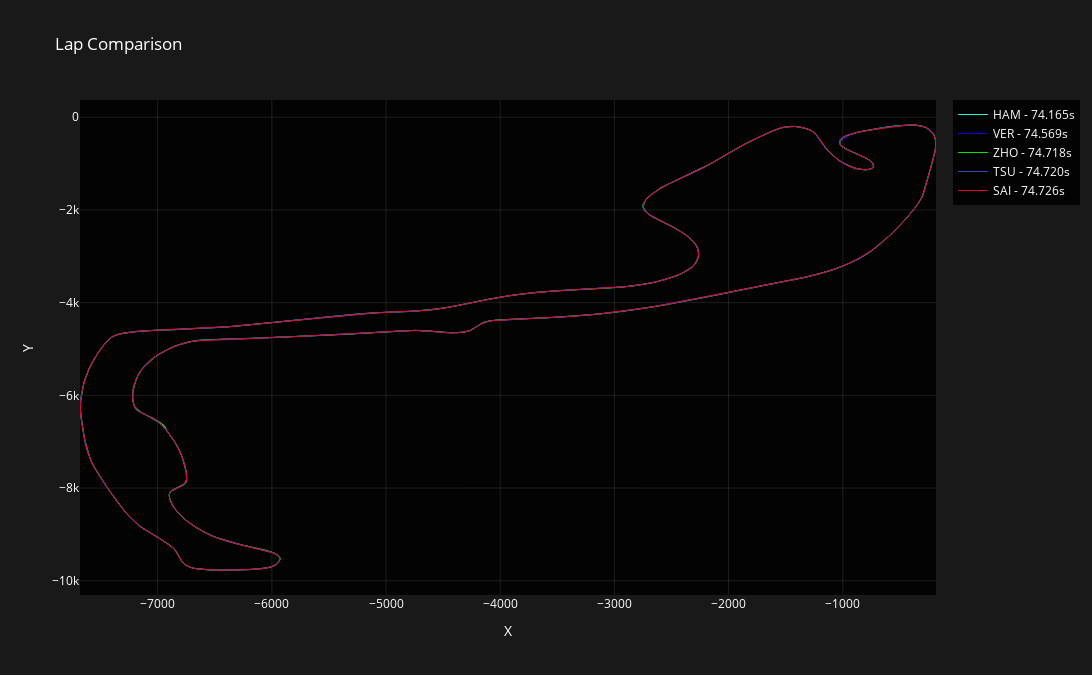

The notebook cell this image was saved under:
### Code cell
import fastf1.plotting as ff1plt
def plot_laps(laps, session):
    fig = go.Figure()

    for i, lap in laps.iterrows():
        driver_color = ff1plt.get_driver_color(lap["Driver"], session)
        
        # Plot the lap line
        fig.add_trace(go.Scatter(
            x=lap.telemetry['X'],
            y=lap.telemetry['Y'],
            mode='lines',
            line=dict(color=driver_color, width=1),
            name=f"{lap['Driver']} - {lap['LapTime'].total_seconds():.3f}s"
        ))
        
        # Plot off-track points
        off_track = lap.telemetry[lap.telemetry['Status'] == 'OffTrack']
        if not off_track.empty:
            fig.add_trace(go.Scatter(
                x=off_track['X'],
                y=off_track['Y'],
                mode='markers',
                marker=dict(color=driver_color, size=8),
                name=f"{lap['Driver']} Off Track",
                showlegend=False
            ))

    fig.update_layout(
        title="Lap Comparison",
        xaxis_title="X",
        yaxis_title="Y",
        showlegend=True,
        width=1200,
        height=675,
        paper_bgcolor='rgba(0, 0, 0, 0.9)',
        plot_bgcolor='rgba(0, 0, 0, 0.9)',
        font=dict(color='white'),
        xaxis=dict(
            showgrid=True,
            gridcolor='rgba(128, 128, 128, 0.2)',
            zeroline=False,
            color='white'
        ),
        yaxis=dict(
            showgrid=True,
            gridcolor='rgba(128, 128, 128, 0.2)',
            zeroline=False,
            color='white'
        )
    )

    fig.show()

plot_laps(best_5, session)

### Figure 1 — Plotly figure (JSON) as saved in the notebook; plotly's stock layout.template omitted (floating-point values rounded to 4 significant figures; data arrays with more than 128 entries replaced by an {"elided": "..."} marker saying what was removed)
{"data": [{"line": {"color": "#27f4d2", "width": 1}, "mode": "lines", "name": "HAM - 74.165s", "type": "scatter", "x": {"elided": "585 int values"}, "y": {"elided": "585 int values"}}, {"line": {"color": "#0600ef", "width": 1}, "mode": "lines", "name": "VER - 74.569s", "type": "scatter", "x": {"elided": "572 int values"}, "y": {"elided": "572 int values"}}, {"line": {"color": "#00e700", "width": 1}, "mode": "lines", "name": "ZHO - 74.718s", "type": "scatter", "x": {"elided": "573 int values"}, "y": {"elided": "573 int values"}}, {"line": {"color": "#364aa9", "width": 1}, "mode": "lines", "name": "TSU - 74.720s", "type": "scatter", "x": {"elided": "566 float values"}, "y": {"elided": "566 float values"}}, {"line": {"color": "#e8002d", "width": 1}, "mode": "lines", "name": "SAI - 74.726s", "type": "scatter", "x": {"elided": "560 float values"}, "y": {"elided": "560 float values"}}], "layout": {"font": {"color": "white"}, "height": 675, "paper_bgcolor": "rgba(0, 0, 0, 0.9)", "plot_bgcolor": "rgba(0, 0, 0, 0.9)", "showlegend": true, "title": {"text": "Lap Comparison"}, "width": 1200, "xaxis": {"color": "white", "gridcolor": "rgba(128, 128, 128, 0.2)", "showgrid": true, "title": {"text": "X"}, "zeroline": false}, "yaxis": {"color": "white", "gridcolor": "rgba(128, 128, 128, 0.2)", "showgrid": true, "title": {"text": "Y"}, "zeroline": false}}}
